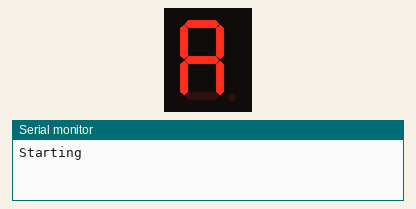
Simulated run of this sketch. Board: Arduino Uno, built with avr-gcc and run on an emulated ATmega328P. On the bench: 1-digit seven-segment display, the last lines printed to the serial monitor. Wiring (inferred from the names in the program): 1-digit 7-segment display, segments lit when LOW: segments pin 8, pin 9, pin 2, pin 3, pin 4, pin 5, pin 6. The segment pins are drawn as the display they are named for.

Above: at 0.1 s.
At 2.1 s:
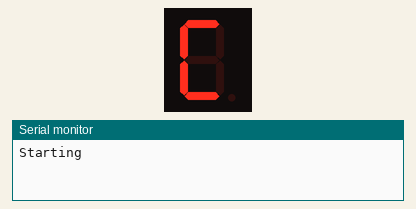
At 3.1 s:
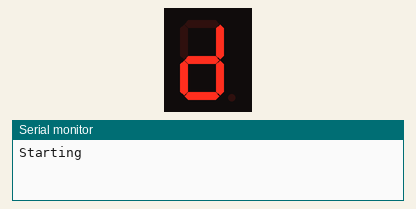
At 4.1 s:
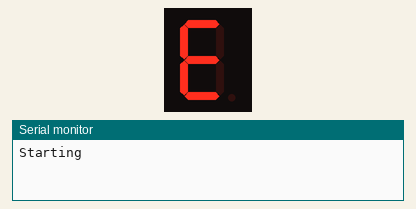
At 5.1 s:
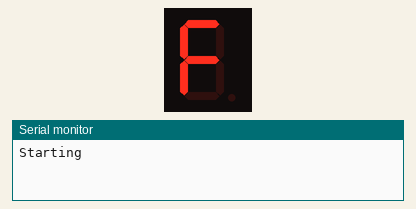
At 17.1 s:
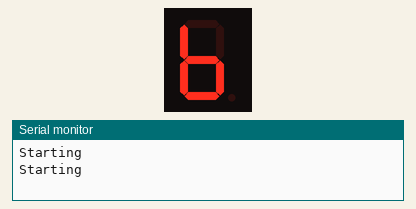

The sketch:

7_segment.ino
```cpp
/*
Module 2 : 7 Segment LED
 This code was adapted from original made by Riley Porter

 Changes:
  > Made some modifications for a common-anode 7 segment (as used on this workshop).
  > Changed #define to const due to error/fail on galileo.
  > Cleaned up typo on some code
*/

const int A = 8;
const int B = 9;
const int C = 2;
const int D = 3;
const int E = 4;
const int F = 5;
const int G = 6;

void clr()
{
  //Clears the LED
  digitalWrite(A, HIGH);
  digitalWrite(B, HIGH);
  digitalWrite(C, HIGH);
  digitalWrite(D, HIGH);
  digitalWrite(E, HIGH);
  digitalWrite(F, HIGH);
  digitalWrite(G, HIGH);

}

void char_A()
{
  digitalWrite(D, HIGH);
  digitalWrite(E, LOW);
  digitalWrite(F, LOW);
  digitalWrite(G, LOW);
  digitalWrite(A, LOW);
  digitalWrite(B, LOW);
  digitalWrite(C, LOW);
}

void char_B()
{
  //Displays B
  digitalWrite(D, LOW);
  digitalWrite(E, LOW);
  digitalWrite(F, LOW);
  digitalWrite(G, LOW);
  digitalWrite(A, HIGH);
  digitalWrite(B, HIGH);
  digitalWrite(C, LOW);
}

void char_C()
{
  //Displays C
  digitalWrite(D, LOW);
  digitalWrite(E, LOW);
  digitalWrite(F, LOW);
  digitalWrite(G, HIGH);
  digitalWrite(A, LOW);
  digitalWrite(B, HIGH);
  digitalWrite(C, HIGH);
}

void char_D()
{
  //Displays D
  digitalWrite(D, LOW);
  digitalWrite(E, LOW);
  digitalWrite(F, HIGH);
  digitalWrite(G, LOW);
  digitalWrite(A, HIGH);
  digitalWrite(B, LOW);
  digitalWrite(C, LOW);
}

void char_E()
{
  //Displays E
  digitalWrite(D, LOW);
  digitalWrite(E, LOW);
  digitalWrite(F, LOW);
  digitalWrite(G, LOW);
  digitalWrite(A, LOW);
  digitalWrite(B, HIGH);
  digitalWrite(C, HIGH);
}

void char_F()
{
  //Displays F
  digitalWrite(D, HIGH);
  digitalWrite(E, LOW);
  digitalWrite(F, LOW);
  digitalWrite(G, LOW);
  digitalWrite(A, LOW);
  digitalWrite(B, HIGH);
  digitalWrite(C, HIGH);
}


void one()
{
  //Displays 1
  digitalWrite(D, HIGH);
  digitalWrite(E, HIGH);
  digitalWrite(F, HIGH);
  digitalWrite(G, HIGH);
  digitalWrite(A, HIGH);
  digitalWrite(B, LOW);
  digitalWrite(C, LOW);
}

void two()
{
  //Displays 2
  digitalWrite(D, LOW);
  digitalWrite(E, LOW);
  digitalWrite(F, HIGH);
  digitalWrite(G, LOW);
  digitalWrite(A, LOW);
  digitalWrite(B, LOW);
  digitalWrite(C, HIGH);
}

void three()
{
  //Displays 3
  digitalWrite(D, LOW);
  digitalWrite(E, HIGH);
  digitalWrite(F, HIGH);
  digitalWrite(G, LOW);
  digitalWrite(A, LOW);
  digitalWrite(B, LOW);
  digitalWrite(C, LOW);
}

void four()
{
  //Displays 4
  digitalWrite(D, HIGH);
  digitalWrite(E, HIGH);
  digitalWrite(F, LOW);
  digitalWrite(G, LOW);
  digitalWrite(A, HIGH);
  digitalWrite(B, LOW);
  digitalWrite(C, LOW);
}

void five()
{
  //Displays 5
  digitalWrite(D, LOW);
  digitalWrite(E, HIGH);
  digitalWrite(F, LOW);
  digitalWrite(G, LOW);
  digitalWrite(A, LOW);
  digitalWrite(B, HIGH);
  digitalWrite(C, LOW);
}

void six()
{
  //Displays 6
  digitalWrite(D, LOW);
  digitalWrite(E, LOW);
  digitalWrite(F, LOW);
  digitalWrite(G, LOW);
  digitalWrite(A, LOW);
  digitalWrite(B, HIGH);
  digitalWrite(C, LOW);
}

void seven()
{
  //Displays 7
  digitalWrite(D, HIGH);
  digitalWrite(E, HIGH);
  digitalWrite(F, HIGH);
  digitalWrite(G, HIGH);
  digitalWrite(A, LOW);
  digitalWrite(B, LOW);
  digitalWrite(C, LOW);
}

void eight()
{
  //Displays 8
  digitalWrite(D, LOW);
  digitalWrite(E, LOW);
  digitalWrite(F, LOW);
  digitalWrite(G, LOW);
  digitalWrite(A, LOW);
  digitalWrite(B, LOW);
  digitalWrite(C, LOW);
}

void nine()
{
  //Displays 9
  digitalWrite(D, LOW);
  digitalWrite(E, HIGH);
  digitalWrite(F, LOW);
  digitalWrite(G, LOW);
  digitalWrite(A, LOW);
  digitalWrite(B, LOW);
  digitalWrite(C, LOW);
}

void zero()
{
  //Displays 0
  digitalWrite(D, LOW);
  digitalWrite(E, LOW);
  digitalWrite(F, LOW);
  digitalWrite(G, HIGH);
  digitalWrite(A, LOW);
  digitalWrite(B, LOW);
  digitalWrite(C, LOW);
}

void LoopDisplay()
{
  //Loop through all Chars and Numbers

  char_A();
  delay(1000);
  char_B();
  delay(1000);
  char_C();
  delay(1000);
  char_D();
  delay(1000);
  char_E();
  delay(1000);
  char_F();
  delay(1000);
  one();
  delay(1000);
  two();
  delay(1000);
  three();
  delay(1000);
  four();
  delay(1000);
  five();
  delay(1000);
  six();
  delay(1000);
  seven();
  delay(1000);
  eight();
  delay(1000);
  nine();
  delay(1000);
  zero();
  delay(1000);

}

void setup()
{
  //Setup our pins
  pinMode(A, OUTPUT);
  pinMode(B, OUTPUT);
  pinMode(C, OUTPUT);
  pinMode(D, OUTPUT);
  pinMode(E, OUTPUT);
  pinMode(F, OUTPUT);
  pinMode(G, OUTPUT);
  Serial.begin(9600);  //Begin serial communcation
}

void loop()
{
  Serial.println("Starting\n");
  LoopDisplay();
 }
```

Measured:
- by itself, everything shown: repeats every 16.0 s, in 16 steps
- what the display in image 1 shows lasts 1.0 s, from 2.0 s to 3.0 s
